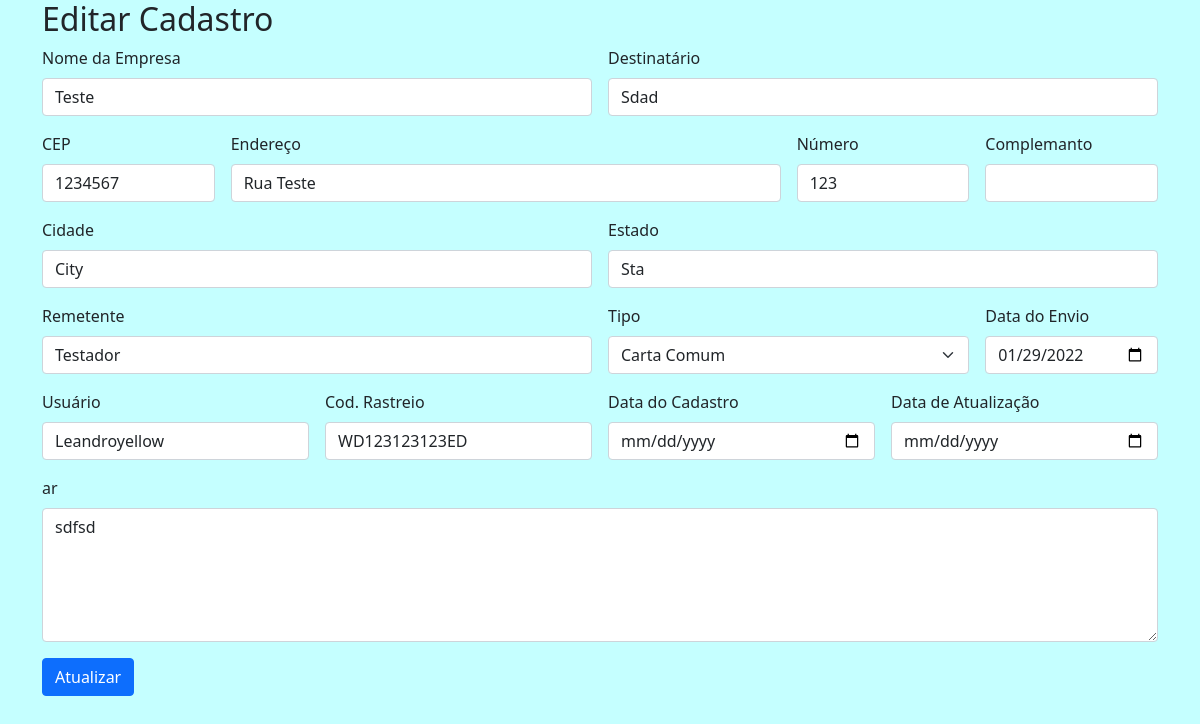
Screenshot of /editar.php?id=1 with the database file from the repository.
### tables this page shows
CREATE TABLE `correspondencia` (
  `id_correspondencia` int(11) NOT NULL,
  `nome_empresa` varchar(150) NOT NULL,
  `destinatario` varchar(150) NOT NULL,
  `logradouro` varchar(150) NOT NULL,
  `numero` varchar(10) NOT NULL,
  `complemento` varchar(45) DEFAULT NULL,
  `cep` varchar(10) NOT NULL,
  `cidade` varchar(100) NOT NULL,
  `estado` varchar(3) NOT NULL,
  `remetente` varchar(150) NOT NULL,
  `tipo` int(11) NOT NULL,
  `ar` text NOT NULL,
  `data_envio` date NOT NULL,
  `cod_rastreio` varchar(15) NOT NULL,
  `usuario` varchar(100) NOT NULL,
  `date_create` date NOT NULL,
  `date_update` date DEFAULT NULL
);

### php/db-models/CorrespondenciaMysql.php (called while the page is built, shortened)
<?php
require 'php/models/Correspondencia.php';
class CorrespondenciaMysql implements Correspondencias {
   private $pdo;
   public function __construct(PDO $driver){
      $this->pdo = $driver;
   }
   public function findById($id){
      $sql = $this->pdo->prepare("SELECT * FROM correspondencia WHERE id_correspondencia = :id");
      $sql->bindValue(':id', $id);
      $sql->execute();
      if($sql->rowCount() > 0) {
         $item = $sql->fetch();
         $x = new Correspondencia();
         $x->setId($item['id_correspondencia']);
         $x->setNomeEmpresa($item['nome_empresa']);
         $x->setDestinatario($item['destinatario']);
         $x->setLogradouro($item['logradouro']);
         $x->setNumero($item['numero']);
         $x->setComplemento($item['complemento']);
         $x->setCep($item['cep']);
         $x->setCidade($item['cidade']);
         $x->setEstado($item['estado']);
         $x->setRemetente($item['remetente']);
         $x->setTipo($item['tipo']);
         $x->setAr($item['ar']);
         $x->setDataEnvio($item['data_envio']);
         $x->setRastreio($item['cod_rastreio']);
         $x->setUsuario($item['usuario']);
         $x->setDateCreate($item['date_create']);
         $x->setDateUpgrade($item['date_update']);
         return $x;
      }else{
         return false;
      }
   }
}

### php/models/Correspondencia.php (called while the page is built, shortened)
<?php
class Correspondencia {
   private $nome_empresa;
   private $destinatario;
   private $logradouro;
   private $numero;
   private $complemento;
   private $cep;
   private $cidade;
   private $estado;
   private $remetente;
   private $tipo;
   private $ar;
   private $data_envio;
   private $cod_rastreio;
   private $usuario;
   private $date_create;
   public function getNomeEmpresa(){
      return $this->nome_empresa;
   }
   public function setNomeEmpresa($x){
      $this->nome_empresa = ucwords(trim($x));
   }
   public function getDestinatario(){
      return $this->destinatario;
   }
   public function setDestinatario($x){
      $this->destinatario = ucwords(trim($x));
   }
   public function getLogradouro(){
      return $this->logradouro;
   }
   public function setLogradouro($x){
      $this->logradouro = ucwords(trim($x));
   }
   public function getNumero(){
      return $this->numero;
   }
   public function setNumero($x){
      $this->numero = trim($x);
   }
   public function getComplemento(){
      return $this->complemento;
   }
   public function setComplemento($x){
      $this->complemento = trim($x);
   }
   public function getCep(){
      return $this->cep;
   }
   public function setCep($x){
      $this->cep = trim($x);
   }
   public function getCidade(){
      return $this->cidade;
   }
   public function setCidade($x){
      $this->cidade = ucwords(trim($x));
   }
   public function getEstado(){
      return $this->estado;
   }
   public function setEstado($x){
      $this->estado = ucwords(trim($x));
   }
   public function getRemetente(){
      return $this->remetente;
   }
   public function setRemetente($x){
      $this->remetente = ucwords(trim($x));
   }
   public function getTipo(){
      return $this->tipo;
   }
   public function setTipo($x){
      $this->tipo = trim($x);
   }
   public function getAr(){
      return $this->ar;
   }
   public function setAr($x){
      $this->ar = trim($x);
   }
   public function getDataEnvio(){
      return $this->data_envio;
   }
   public function setDataEnvio($x){
      $this->data_envio = trim($x);
   }
   public function getRastreio(){
      return $this->cod_rastreio;
   }
   public function setRastreio($x){
      $this->cod_rastreio = strtoupper(trim($x));
   }
   public function getUsuario(){
      return $this->usuario;
   }
   public function setUsuario($x){
      $this->usuario = ucwords(trim($x));
   }
   public function getDateCreate(){
      return $this->date_create;
   }
   public function setDateCreate($x){
      $this->date_create = trim($x);
   }
}

### editar.php (the view, shortened to what this page needs)
<?php
require 'php/config.php';
require 'php/db-models/CorrespondenciaMysql.php';
$correspondencia = new CorrespondenciaMysql($pdo);
$corr = false;
$id = filter_input(INPUT_GET, 'id');
if($id) {
   $corr = $correspondencia->findById($id);
}
require 'head.php';
?>
<div class="container">
   <h2>Editar Cadastro</h2>
   <form class="row g-3" action="editar-correspondencia.php" method="post">
      <div class="col-md-6">
         <label for="nome_empresa" class="form-label">Nome da Empresa</label>
         <input name="nome_empresa" type="text" class="form-control" id="nome_empresa" value="<?=$corr->getNomeEmpresa(); ?>" required>
      </div>
      <div class="col-md-6">
         <label for="destinatario" class="form-label">Destinatário</label>
         <input name="destinatario" type="text" class="form-control" id="destinatario" value="<?=$corr->getDestinatario(); ?>" required>
      </div>
      <div class="col-md-2">
         <label for="cep" class="form-label">CEP</label>
         <input name="cep" type="text" class="form-control" id="cep" value="<?=$corr->getCep(); ?>">
      </div>
      <div class="col-md-6">
         <label for="logradouro" class="form-label">Endereço</label>
         <input name="logradouro" type="text" class="form-control" id="logradouro" value="<?=$corr->getLogradouro(); ?>" required>
      </div>
      <div class="col-md-2">
         <label for="numero" class="form-label">Número</label>
         <input name="numero" type="text" class="form-control" id="numero" value="<?=$corr->getNumero(); ?>" required>
      </div>
      <div class="col-md-2">
         <label for="complemento" class="form-label">Complemanto</label>
         <input name="complemento" type="text" class="form-control" id="complemento" value="<?=$corr->getComplemento(); ?>">
      </div>
      <div class="col-md-6">
         <label for="cidade" class="form-label">Cidade</label>
         <input name="cidade" type="text" class="form-control" id="cidade" value="<?=$corr->getCidade(); ?>" required>
      </div>
      <div class="col-md-6">
         <label for="estado" class="form-label">Estado</label>
         <input name="estado" type="text" class="form-control" id="estado" value="<?=$corr->getEstado(); ?>" required>
      </div>
      <div class="col-md-6">
         <label for="remetente" class="form-label">Remetente</label>
         <input name="remetente" type="text" class="form-control" id="remetente" value="<?=$corr->getRemetente(); ?>" required>
      </div>
      <div class="col-md-4">
         <label for="tipo" class="form-label">Tipo</label>
         <?php
         if($corr->getTipo() == 1){
         ?>
         <select name="tipo" id="tipo" class="form-select" value="<?=$corr->getTipo(); ?>" required>
            <option selected value="1">Carta Comum</option>
         </select>
         <?php } ?>
      </div>
      <div class="col-md-2">
         <label for="data_envio" class="form-label">Data do Envio</label>
         <input name="data_envio" type="date" class="form-control" id="data_envio" value="<?=$corr->getDataEnvio(); ?>" required>
      </div>
      <div class="col-md-3">
         <label for="usuario" class="form-label">Usuário</label>
         <input name="usuario" type="text" class="form-control" id="usuario" value="<?=$corr->getUsuario(); ?>" required>
      </div>
      <div class="col-md-3">
         <label for="rastreio" class="form-label">Cod. Rastreio</label>
         <input name="rastreio" type="text" class="form-control" id="rastreio" value="<?=$corr->getRastreio(); ?>" required>
      </div>
      <div class="col-md-3">
         <label for="date_create" class="form-label">Data do Cadastro</label>
         <input name="date_create" type="date" class="form-control" id="date_create" value="<?=$corr->getDateCreate(); ?>">
      </div>
      <div class="col-md-3">
         <label for="date_update" class="form-label">Data de Atualização</label>
         <input name="date_update" type="date" class="form-control" id="date_update" >
      </div>
      <div class="col-12">
         <label for="ar" class="form-label">ar</label>
         <textarea name="ar" class="form-control" id="ar" rows="5"><?=$corr->getAr(); ?></textarea>
      </div>
      <div class="col-12">
         <button type="submit" class="btn btn-primary">Atualizar</button>
      </div>
   </form>
</div>
<?php require 'footer.php'; ?>

### css/style.css (style rules this page uses)
body { background-color: #c5ffff; }

### rows the page displays
correspondencia: nome_empresa "Teste", destinatario "Sdad", cep "1234567", logradouro "Rua Teste", numero "123", cidade "City", estado "Sta", remetente "Testador", tipo "Carta Comum", data_envio "01/29/2022", usuario "Leandroyellow", rastreio "WD123123123ED", ar "sdfsd"
